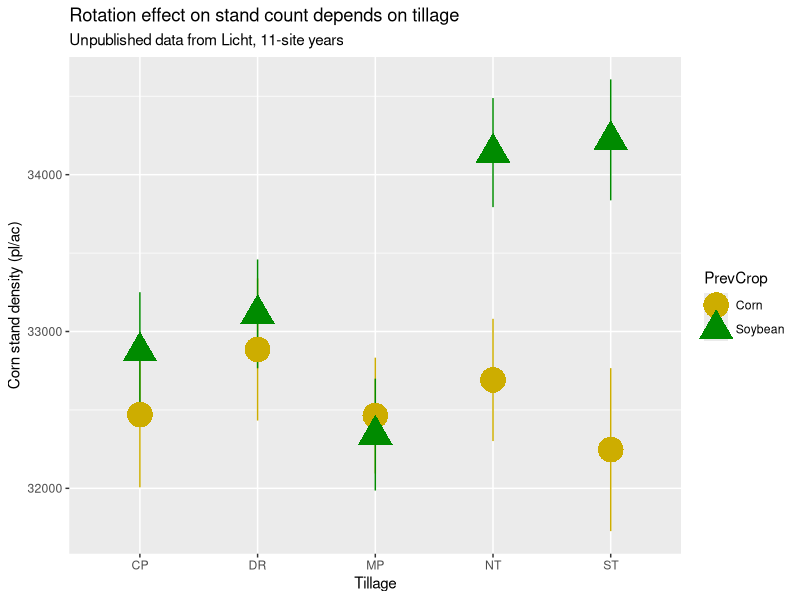

This figure's R source: (Note: this script raises an error after producing the figure.)
# goal: look at mark's data
# created: 12/8/2020
# updated: 1/13/2021
#          2/24/2021 (assess power?)
# notes:

rm(list = ls())

library(tidyverse)
library(readxl)

library(lme4)
library(lmerTest)
library(emmeans)

# data --------------------------------------------------------------------

datraw <- read_csv("00-lit-explore/td_licht.csv")

#--viz
datraw %>% 
  ggplot(aes(Tillage, PlDenAve)) + 
  stat_summary(aes(color = PrevCrop, group = PrevCrop, pch = PrevCrop), size = 2) + 
  scale_color_manual(values = c("gold3", "green4")) + 
  labs(y = "Corn stand density (pl/ac)",
       subtitle = "Unpublished data from Licht, 11-site years",
       title = "Rotation effect on stand count depends on tillage")

ggsave("00-lit-explore/fig_licht.png")
  
datraw %>% 
    pull(SiteYear) %>% 
    unique()

datraw %>% 
  select(SiteYear) %>% 
  distinct()

#--ave amount less
datraw %>% 
  filter(Tillage %in% c("NT", "ST")) %>% 
  select(SiteYear, PrevCrop, Tillage, Rep, PlDenAve) %>% 
  pivot_wider(names_from = PrevCrop, values_from = PlDenAve) %>% 
  mutate(pct_diff = (Corn - Soybean)/Soybean * 100) %>% 
  summarise(pct_diff = mean(pct_diff, na.rm = T))


# plant density -----------------------------------------------------------

pden <- 
  datraw %>% 
  select(-(Mult:Prec)) %>% 


pden %>% 
  ggplot(aes(SiteYear, PlDenAve)) + 
  geom_point() + 
  facet_grid(.~PrevCrop)

#--what happened with the <25000
pden %>% 
  filter(PlDenAve < 25000)

#--should prob eliminate them
pdenf <- 
  pden %>% 
  filter(PlDenAve > 25000)

#--what is variation betweeen plots w/in site-yera?
#--looks like I could safely take the mean variation?
pdenf %>% 
  group_by(SiteYear, PrevCrop, Tillage) %>% 
  summarise(mx = max(PlDenAve, na.rm= T),
            mn = min(PlDenAve, na.rm= T),
            avg = mean(PlDenAve, na.rm = T)) %>% 
  ggplot(aes(color = PrevCrop)) + 
  geom_point(aes(SiteYear, avg)) +
  geom_linerange(aes(SiteYear, ymin = mn, ymax = mx)) +
  facet_wrap(~Tillage)

#--this gives us cohen's D, which is the mean/sp
pwr::pwr.t.test(n = 4, sig.level = .05, power = .95)

#--3.087 is cohen's d
cohen <- 3.087

#--to get sp (pooled standard deviation):
# sp = sqrt( d1/d2 )
# d1 = (n1-1) * s1^2 + (n2-1)*s2^2
# d2 = n1 + n2 - 2

pdenf %>% 
  group_by(SiteYear, PrevCrop, Tillage) %>% 
  summarise(sd = sd(PlDenAve, na.rm = T)) %>% 
  pivot_wider(names_from = PrevCrop, 
              values_from = sd) %>% 
  mutate(d1 = 3*Corn^2 + 3*Soybean^2,
         d2 = 4 + 4 - 2,
         sp = sqrt(d1/d2),
         det_dif = cohen * sp) %>% 
  group_by(SiteYear) %>% 
  summarise(det_dif = mean(det_dif)) %>% 
  summarise(det_dif = mean(det_dif))

#--we can only detect a difference bigger than 4500 plants/ac? Within a site year.  

#--but across 11 site years...the same? argh. 
myn <- 11
pdenf %>% 
  group_by(SiteYear, PrevCrop, Tillage) %>% 
  summarise(sd = sd(PlDenAve, na.rm = T)) %>% 
  pivot_wider(names_from = PrevCrop, 
              values_from = sd) %>% 
  mutate(d1 = (myn - 1)*Corn^2 + (myn - 1)*Soybean^2,
         d2 = myn + myn - 2,
         sp = sqrt(d1/d2),
         det_dif = cohen * sp) %>% 
  group_by(SiteYear) %>% 
  summarise(det_dif = mean(det_dif)) %>% 
  summarise(det_dif = mean(det_dif))

#--however, numerically it seems there is no difference

pdenf %>% 
#  filter(PrevCrop == "Corn") %>% 
  mutate(tillF = factor(Tillage, levels = c("MP", "DR", "CP", "ST", "NT"))) %>% 
  ggplot(aes(Tillage, PlDenAve)) + 
  geom_jitter(width = 0.2) + 
  facet_grid(.~PrevCrop)


# stats -------------------------------------------------------------------

##--comparing prev crop effect by tillage

#--use no outliers one
m1 <- lmer(PlDenAve ~ PrevCrop*Tillage + (1|SiteYear), data = pdenf)
anova(m1) #--need to keep interactions

em1 <- emmeans(m1, ~ PrevCrop|Tillage)

broom::tidy(contrast(em1)) %>% 
  filter(contrast == "Corn effect")

#--do the outliers make a difference? Yeah in the estimates, but not the p-values. But...I don't know. 
m2 <- lmer(PlDenAve ~ PrevCrop*Tillage + (1|SiteYear), data = pden)
anova(m2)

em2 <- emmeans(m2, ~ PrevCrop|Tillage)

broom::tidy(contrast(em2)) %>% 
  filter(contrast == "Corn effect")

##--comparing tillage effect w/in a prev crop

em3 <- emmeans(m1, ~ Tillage|PrevCrop)

#--within a continuous corn system, tillage does not change the stand count
broom::tidy(contrast(em3)) %>% 
  filter(PrevCrop == "Corn") %>% 
  arrange(estimate)

#--within a rotated corn system, tillage DOES change the stand count. It's higher in NT and ST. 
broom::tidy(contrast(em3)) %>% 
  filter(PrevCrop == "Soybean") %>% 
  arrange(estimate)
